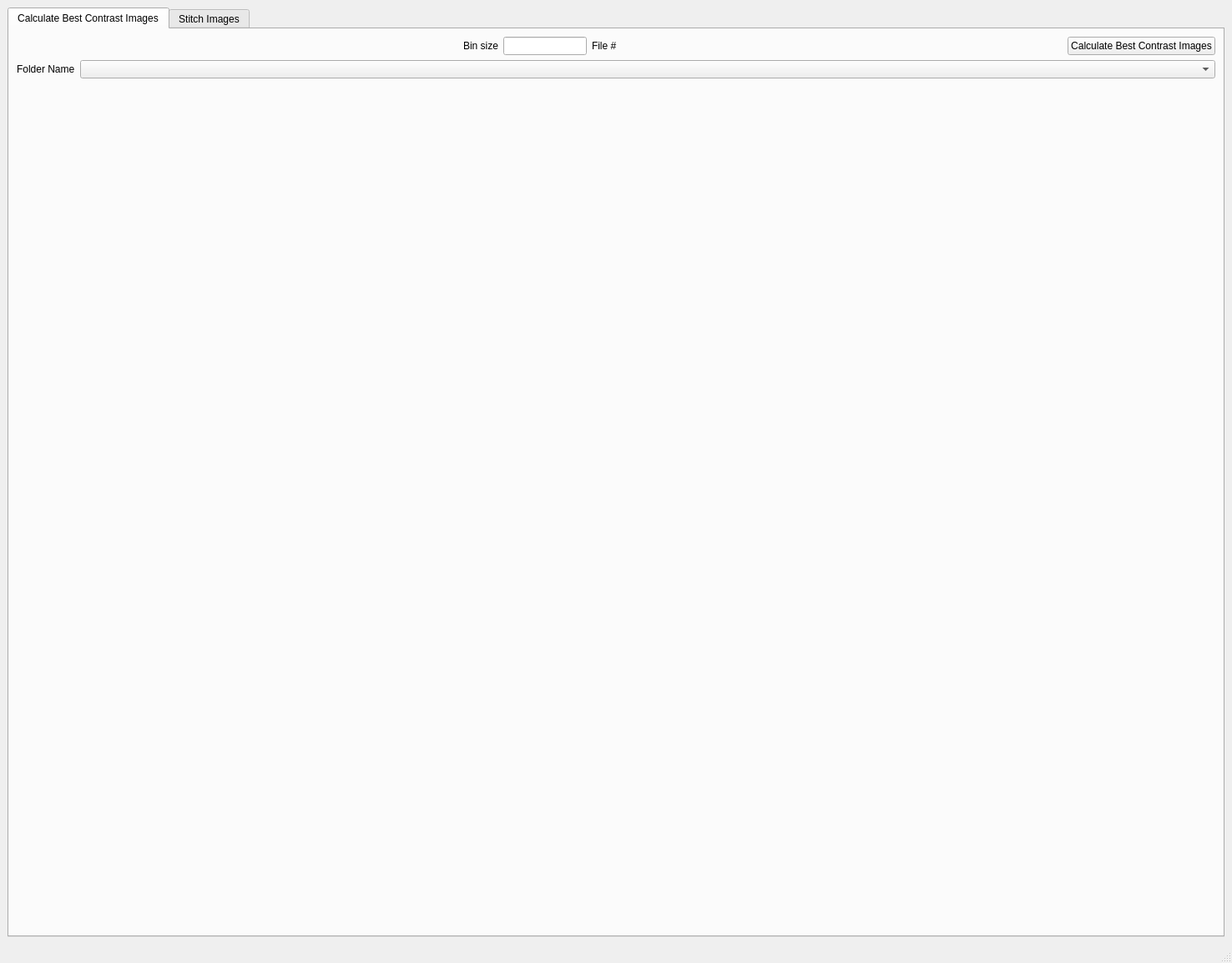
<?xml version="1.0" encoding="UTF-8"?>
<ui version="4.0">
 <class>MainWindow</class>
 <widget class="QMainWindow" name="MainWindow">
  <property name="geometry">
   <rect>
    <x>0</x>
    <y>0</y>
    <width>1476</width>
    <height>1154</height>
   </rect>
  </property>
  <property name="windowTitle">
   <string>MainWindow</string>
  </property>
  <widget class="QWidget" name="centralwidget">
   <layout class="QVBoxLayout" name="verticalLayout_10">
    <item>
     <widget class="QTabWidget" name="top_tabWidget">
      <property name="enabled">
       <bool>true</bool>
      </property>
      <property name="layoutDirection">
       <enum>Qt::LeftToRight</enum>
      </property>
      <property name="currentIndex">
       <number>0</number>
      </property>
      <widget class="QWidget" name="tab_3">
       <attribute name="title">
        <string>Calculate Best Contrast Images</string>
       </attribute>
       <layout class="QVBoxLayout" name="verticalLayout_8">
        <item>
         <layout class="QHBoxLayout" name="horizontalLayout_9">
          <item>
           <spacer name="horizontalSpacer_7">
            <property name="orientation">
             <enum>Qt::Horizontal</enum>
            </property>
            <property name="sizeHint" stdset="0">
             <size>
              <width>40</width>
              <height>20</height>
             </size>
            </property>
           </spacer>
          </item>
          <item>
           <widget class="QLabel" name="label_5">
            <property name="text">
             <string>Bin size</string>
            </property>
           </widget>
          </item>
          <item>
           <widget class="QLineEdit" name="selection_bin_size_value">
            <property name="minimumSize">
             <size>
              <width>100</width>
              <height>0</height>
             </size>
            </property>
            <property name="maximumSize">
             <size>
              <width>100</width>
              <height>16777215</height>
             </size>
            </property>
           </widget>
          </item>
          <item>
           <widget class="QLabel" name="selection_bin_size_units">
            <property name="text">
             <string>File #</string>
            </property>
           </widget>
          </item>
          <item>
           <spacer name="horizontalSpacer_10">
            <property name="orientation">
             <enum>Qt::Horizontal</enum>
            </property>
            <property name="sizeHint" stdset="0">
             <size>
              <width>40</width>
              <height>20</height>
             </size>
            </property>
           </spacer>
          </item>
          <item>
           <widget class="QPushButton" name="pushButton_3">
            <property name="text">
             <string>Calculate Best Contrast Images</string>
            </property>
           </widget>
          </item>
         </layout>
        </item>
        <item>
         <layout class="QHBoxLayout" name="horizontalLayout_3">
          <item>
           <widget class="QLabel" name="label">
            <property name="text">
             <string>Folder Name</string>
            </property>
           </widget>
          </item>
          <item>
           <widget class="QComboBox" name="list_folders_combobox">
            <property name="sizePolicy">
             <sizepolicy hsizetype="Expanding" vsizetype="Fixed">
              <horstretch>0</horstretch>
              <verstretch>0</verstretch>
             </sizepolicy>
            </property>
           </widget>
          </item>
         </layout>
        </item>
        <item>
         <widget class="QWidget" name="best_contrast_widget" native="true">
          <property name="sizePolicy">
           <sizepolicy hsizetype="Expanding" vsizetype="Expanding">
            <horstretch>0</horstretch>
            <verstretch>0</verstretch>
           </sizepolicy>
          </property>
         </widget>
        </item>
       </layout>
      </widget>
      <widget class="QWidget" name="tab_4">
       <attribute name="title">
        <string>Stitch Images</string>
       </attribute>
       <layout class="QVBoxLayout" name="verticalLayout_9">
        <item>
         <widget class="QSplitter" name="splitter">
          <property name="orientation">
           <enum>Qt::Vertical</enum>
          </property>
          <widget class="QWidget" name="">
           <layout class="QVBoxLayout" name="verticalLayout_3">
            <item>
             <layout class="QHBoxLayout" name="horizontalLayout_4">
              <item>
               <spacer name="horizontalSpacer">
                <property name="orientation">
                 <enum>Qt::Horizontal</enum>
                </property>
                <property name="sizeHint" stdset="0">
                 <size>
                  <width>40</width>
                  <height>20</height>
                 </size>
                </property>
               </spacer>
              </item>
              <item>
               <widget class="QCheckBox" name="from_to_checkbox">
                <property name="minimumSize">
                 <size>
                  <width>160</width>
                  <height>0</height>
                 </size>
                </property>
                <property name="maximumSize">
                 <size>
                  <width>160</width>
                  <height>16777215</height>
                 </size>
                </property>
                <property name="text">
                 <string>FROM -&gt; TO pointer</string>
                </property>
               </widget>
              </item>
              <item>
               <widget class="QPushButton" name="from_to_button">
                <property name="enabled">
                 <bool>false</bool>
                </property>
                <property name="text">
                 <string>Move image of active row FROM -&gt; TO</string>
                </property>
               </widget>
              </item>
              <item>
               <widget class="QLabel" name="from_to_error_label">
                <property name="palette">
                 <palette>
                  <active>
                   <colorrole role="WindowText">
                    <brush brushstyle="SolidPattern">
                     <color alpha="255">
                      <red>220</red>
                      <green>0</green>
                      <blue>14</blue>
                     </color>
                    </brush>
                   </colorrole>
                   <colorrole role="Text">
                    <brush brushstyle="SolidPattern">
                     <color alpha="255">
                      <red>220</red>
                      <green>0</green>
                      <blue>14</blue>
                     </color>
                    </brush>
                   </colorrole>
                  </active>
                  <inactive>
                   <colorrole role="WindowText">
                    <brush brushstyle="SolidPattern">
                     <color alpha="255">
                      <red>220</red>
                      <green>0</green>
                      <blue>14</blue>
                     </color>
                    </brush>
                   </colorrole>
                   <colorrole role="Text">
                    <brush brushstyle="SolidPattern">
                     <color alpha="255">
                      <red>220</red>
                      <green>0</green>
                      <blue>14</blue>
                     </color>
                    </brush>
                   </colorrole>
                  </inactive>
                  <disabled>
                   <colorrole role="WindowText">
                    <brush brushstyle="SolidPattern">
                     <color alpha="255">
                      <red>127</red>
                      <green>127</green>
                      <blue>127</blue>
                     </color>
                    </brush>
                   </colorrole>
                   <colorrole role="Text">
                    <brush brushstyle="SolidPattern">
                     <color alpha="255">
                      <red>127</red>
                      <green>127</green>
                      <blue>127</blue>
                     </color>
                    </brush>
                   </colorrole>
                  </disabled>
                 </palette>
                </property>
                <property name="text">
                 <string>Switch DISABLED for first image of table (reference image) or when FROM ROI is outside selected image!</string>
                </property>
               </widget>
              </item>
              <item>
               <spacer name="horizontalSpacer_3">
                <property name="orientation">
                 <enum>Qt::Horizontal</enum>
                </property>
                <property name="sizeHint" stdset="0">
                 <size>
                  <width>40</width>
                  <height>20</height>
                 </size>
                </property>
               </spacer>
              </item>
             </layout>
            </item>
            <item>
             <widget class="QSplitter" name="full_splitter">
              <property name="orientation">
               <enum>Qt::Vertical</enum>
              </property>
              <widget class="QSplitter" name="display_splitter">
               <property name="orientation">
                <enum>Qt::Vertical</enum>
               </property>
               <widget class="QWidget" name="stitched_widget" native="true"/>
               <widget class="QSplitter" name="profile_display_splitter">
                <property name="orientation">
                 <enum>Qt::Horizontal</enum>
                </property>
                <widget class="QGroupBox" name="groupBox">
                 <property name="title">
                  <string>Horizontal</string>
                 </property>
                 <layout class="QVBoxLayout" name="verticalLayout">
                  <item>
                   <widget class="QGroupBox" name="groupBox_3">
                    <property name="title">
                     <string>Profile</string>
                    </property>
                    <layout class="QVBoxLayout" name="verticalLayout_6">
                     <item>
                      <layout class="QHBoxLayout" name="horizontalLayout_5">
                       <item>
                        <widget class="QCheckBox" name="enable_horizontal_profile_checkbox">
                         <property name="text">
                          <string>Enable</string>
                         </property>
                         <property name="checked">
                          <bool>false</bool>
                         </property>
                        </widget>
                       </item>
                       <item>
                        <spacer name="horizontalSpacer_4">
                         <property name="orientation">
                          <enum>Qt::Horizontal</enum>
                         </property>
                         <property name="sizeHint" stdset="0">
                          <size>
                           <width>40</width>
                           <height>20</height>
                          </size>
                         </property>
                        </spacer>
                       </item>
                       <item>
                        <widget class="QLabel" name="horizontal_profile_label">
                         <property name="text">
                          <string>Width</string>
                         </property>
                        </widget>
                       </item>
                       <item>
                        <widget class="QSlider" name="horizontal_profile_width_slider">
                         <property name="orientation">
                          <enum>Qt::Horizontal</enum>
                         </property>
                        </widget>
                       </item>
                       <item>
                        <spacer name="horizontalSpacer_5">
                         <property name="orientation">
                          <enum>Qt::Horizontal</enum>
                         </property>
                         <property name="sizeHint" stdset="0">
                          <size>
                           <width>40</width>
                           <height>20</height>
                          </size>
                         </property>
                        </spacer>
                       </item>
                      </layout>
                     </item>
                     <item>
                      <widget class="QWidget" name="horizontal_profile_plot_widget" native="true">
                       <property name="sizePolicy">
                        <sizepolicy hsizetype="Preferred" vsizetype="Expanding">
                         <horstretch>0</horstretch>
                         <verstretch>0</verstretch>
                        </sizepolicy>
                       </property>
                      </widget>
                     </item>
                    </layout>
                   </widget>
                  </item>
                  <item>
                   <layout class="QHBoxLayout" name="horizontalLayout">
                    <property name="sizeConstraint">
                     <enum>QLayout::SetMinimumSize</enum>
                    </property>
                    <item>
                     <widget class="QPushButton" name="left_left_button">
                      <property name="styleSheet">
                       <string notr="true">border: None</string>
                      </property>
                      <property name="text">
                       <string/>
                      </property>
                      <property name="flat">
                       <bool>true</bool>
                      </property>
                     </widget>
                    </item>
                    <item>
                     <widget class="QPushButton" name="left_button">
                      <property name="styleSheet">
                       <string notr="true">border: None</string>
                      </property>
                      <property name="text">
                       <string/>
                      </property>
                      <property name="iconSize">
                       <size>
                        <width>150</width>
                        <height>150</height>
                       </size>
                      </property>
                      <property name="autoDefault">
                       <bool>false</bool>
                      </property>
                      <property name="default">
                       <bool>false</bool>
                      </property>
                      <property name="flat">
                       <bool>true</bool>
                      </property>
                     </widget>
                    </item>
                    <item>
                     <spacer name="horizontalSpacer_2">
                      <property name="orientation">
                       <enum>Qt::Horizontal</enum>
                      </property>
                      <property name="sizeType">
                       <enum>QSizePolicy::Expanding</enum>
                      </property>
                      <property name="sizeHint" stdset="0">
                       <size>
                        <width>37</width>
                        <height>17</height>
                       </size>
                      </property>
                     </spacer>
                    </item>
                    <item>
                     <widget class="QPushButton" name="right_button">
                      <property name="styleSheet">
                       <string notr="true">border: None</string>
                      </property>
                      <property name="text">
                       <string/>
                      </property>
                      <property name="flat">
                       <bool>true</bool>
                      </property>
                     </widget>
                    </item>
                    <item>
                     <widget class="QPushButton" name="right_right_button">
                      <property name="styleSheet">
                       <string notr="true">border: None</string>
                      </property>
                      <property name="text">
                       <string/>
                      </property>
                      <property name="flat">
                       <bool>true</bool>
                      </property>
                     </widget>
                    </item>
                   </layout>
                  </item>
                 </layout>
                </widget>
                <widget class="QGroupBox" name="groupBox_2">
                 <property name="title">
                  <string>Vertical</string>
                 </property>
                 <layout class="QHBoxLayout" name="horizontalLayout_2">
                  <item>
                   <widget class="QGroupBox" name="groupBox_4">
                    <property name="title">
                     <string>Profile</string>
                    </property>
                    <layout class="QVBoxLayout" name="verticalLayout_5">
                     <item>
                      <layout class="QHBoxLayout" name="horizontalLayout_7">
                       <item>
                        <widget class="QCheckBox" name="enable_vertical_profile_checkbox">
                         <property name="text">
                          <string>Enable</string>
                         </property>
                         <property name="checked">
                          <bool>false</bool>
                         </property>
                        </widget>
                       </item>
                       <item>
                        <spacer name="horizontalSpacer_8">
                         <property name="orientation">
                          <enum>Qt::Horizontal</enum>
                         </property>
                         <property name="sizeHint" stdset="0">
                          <size>
                           <width>40</width>
                           <height>20</height>
                          </size>
                         </property>
                        </spacer>
                       </item>
                       <item>
                        <widget class="QLabel" name="vertical_profile_label">
                         <property name="text">
                          <string>Width</string>
                         </property>
                        </widget>
                       </item>
                       <item>
                        <widget class="QSlider" name="vertical_profile_width_slider">
                         <property name="orientation">
                          <enum>Qt::Horizontal</enum>
                         </property>
                        </widget>
                       </item>
                       <item>
                        <spacer name="horizontalSpacer_9">
                         <property name="orientation">
                          <enum>Qt::Horizontal</enum>
                         </property>
                         <property name="sizeHint" stdset="0">
                          <size>
                           <width>40</width>
                           <height>20</height>
                          </size>
                         </property>
                        </spacer>
                       </item>
                      </layout>
                     </item>
                     <item>
                      <widget class="QWidget" name="vertical_profile_plot_widget" native="true">
                       <property name="sizePolicy">
                        <sizepolicy hsizetype="Expanding" vsizetype="Expanding">
                         <horstretch>0</horstretch>
                         <verstretch>0</verstretch>
                        </sizepolicy>
                       </property>
                      </widget>
                     </item>
                    </layout>
                   </widget>
                  </item>
                  <item>
                   <layout class="QVBoxLayout" name="verticalLayout_2">
                    <item>
                     <widget class="QPushButton" name="up_up_button">
                      <property name="styleSheet">
                       <string notr="true">border: None</string>
                      </property>
                      <property name="text">
                       <string/>
                      </property>
                      <property name="flat">
                       <bool>true</bool>
                      </property>
                     </widget>
                    </item>
                    <item>
                     <widget class="QPushButton" name="up_button">
                      <property name="styleSheet">
                       <string notr="true">border: None</string>
                      </property>
                      <property name="text">
                       <string/>
                      </property>
                      <property name="flat">
                       <bool>true</bool>
                      </property>
                     </widget>
                    </item>
                    <item>
                     <spacer name="verticalSpacer">
                      <property name="orientation">
                       <enum>Qt::Vertical</enum>
                      </property>
                      <property name="sizeHint" stdset="0">
                       <size>
                        <width>20</width>
                        <height>40</height>
                       </size>
                      </property>
                     </spacer>
                    </item>
                    <item>
                     <widget class="QPushButton" name="down_button">
                      <property name="styleSheet">
                       <string notr="true">border: None</string>
                      </property>
                      <property name="text">
                       <string/>
                      </property>
                      <property name="flat">
                       <bool>true</bool>
                      </property>
                     </widget>
                    </item>
                    <item>
                     <widget class="QPushButton" name="down_down_button">
                      <property name="styleSheet">
                       <string notr="true">border: None</string>
                      </property>
                      <property name="text">
                       <string/>
                      </property>
                      <property name="flat">
                       <bool>true</bool>
                      </property>
                     </widget>
                    </item>
                   </layout>
                  </item>
                 </layout>
                </widget>
               </widget>
              </widget>
             </widget>
            </item>
           </layout>
          </widget>
          <widget class="QTabWidget" name="tabWidget">
           <property name="currentIndex">
            <number>0</number>
           </property>
           <widget class="QWidget" name="tab">
            <attribute name="title">
             <string>Step 1 - Coarse Alignment</string>
            </attribute>
            <layout class="QVBoxLayout" name="verticalLayout_7">
             <item>
              <widget class="QTableWidget" name="tableWidget_2">
               <column>
                <property name="text">
                 <string>Folder Name</string>
                </property>
               </column>
               <column>
                <property name="text">
                 <string>Row</string>
                </property>
               </column>
               <column>
                <property name="text">
                 <string>New Column</string>
                </property>
               </column>
               <column>
                <property name="text">
                 <string>Visible?</string>
                </property>
               </column>
              </widget>
             </item>
             <item>
              <widget class="QPushButton" name="pushButton_2">
               <property name="text">
                <string>Validate Coarse Alignment and Go to Step 2</string>
               </property>
              </widget>
             </item>
            </layout>
           </widget>
           <widget class="QWidget" name="tab_2">
            <attribute name="title">
             <string>Step 2 - Fine Alignment</string>
            </attribute>
            <layout class="QVBoxLayout" name="verticalLayout_4">
             <item>
              <layout class="QHBoxLayout" name="horizontalLayout_8">
               <item>
                <spacer name="horizontalSpacer_6">
                 <property name="orientation">
                  <enum>Qt::Horizontal</enum>
                 </property>
                 <property name="sizeType">
                  <enum>QSizePolicy::Minimum</enum>
                 </property>
                 <property name="sizeHint" stdset="0">
                  <size>
                   <width>37</width>
                   <height>10</height>
                  </size>
                 </property>
                </spacer>
               </item>
               <item>
                <widget class="QPushButton" name="reset_table_button">
                 <property name="maximumSize">
                  <size>
                   <width>150</width>
                   <height>16777215</height>
                  </size>
                 </property>
                 <property name="text">
                  <string>Reset Table</string>
                 </property>
                </widget>
               </item>
              </layout>
             </item>
             <item>
              <widget class="QTableWidget" name="tableWidget">
               <property name="alternatingRowColors">
                <bool>true</bool>
               </property>
               <property name="selectionMode">
                <enum>QAbstractItemView::SingleSelection</enum>
               </property>
               <property name="selectionBehavior">
                <enum>QAbstractItemView::SelectRows</enum>
               </property>
               <column>
                <property name="text">
                 <string>file name</string>
                </property>
               </column>
               <column>
                <property name="text">
                 <string>x offset</string>
                </property>
               </column>
               <column>
                <property name="text">
                 <string>y offset</string>
                </property>
               </column>
               <column>
                <property name="text">
                 <string>visible ?</string>
                </property>
               </column>
              </widget>
             </item>
             <item>
              <widget class="QFrame" name="frame">
               <property name="frameShape">
                <enum>QFrame::StyledPanel</enum>
               </property>
               <property name="frameShadow">
                <enum>QFrame::Raised</enum>
               </property>
               <layout class="QHBoxLayout" name="horizontalLayout_6">
                <item>
                 <widget class="QPushButton" name="pushButton">
                  <property name="text">
                   <string>Automatically stitch all TOF images using those offset parameters</string>
                  </property>
                 </widget>
                </item>
                <item>
                 <widget class="QPushButton" name="export_panoramic_images_button">
                  <property name="enabled">
                   <bool>false</bool>
                  </property>
                  <property name="maximumSize">
                   <size>
                    <width>200</width>
                    <height>16777215</height>
                   </size>
                  </property>
                  <property name="text">
                   <string>Export Panoramic Images ...</string>
                  </property>
                 </widget>
                </item>
               </layout>
              </widget>
             </item>
            </layout>
           </widget>
          </widget>
         </widget>
        </item>
       </layout>
      </widget>
     </widget>
    </item>
   </layout>
  </widget>
  <widget class="QMenuBar" name="menubar">
   <property name="geometry">
    <rect>
     <x>0</x>
     <y>0</y>
     <width>1476</width>
     <height>22</height>
    </rect>
   </property>
  </widget>
  <widget class="QStatusBar" name="statusbar"/>
 </widget>
 <resources/>
 <connections>
  <connection>
   <sender>tableWidget</sender>
   <signal>cellChanged(int,int)</signal>
   <receiver>MainWindow</receiver>
   <slot>table_of_offset_cell_changed()</slot>
   <hints>
    <hint type="sourcelabel">
     <x>414</x>
     <y>690</y>
    </hint>
    <hint type="destinationlabel">
     <x>7</x>
     <y>668</y>
    </hint>
   </hints>
  </connection>
  <connection>
   <sender>tableWidget</sender>
   <signal>itemSelectionChanged()</signal>
   <receiver>MainWindow</receiver>
   <slot>table_of_offset_selection_changed()</slot>
   <hints>
    <hint type="sourcelabel">
     <x>229</x>
     <y>720</y>
    </hint>
    <hint type="destinationlabel">
     <x>7</x>
     <y>817</y>
    </hint>
   </hints>
  </connection>
  <connection>
   <sender>from_to_checkbox</sender>
   <signal>clicked(bool)</signal>
   <receiver>MainWindow</receiver>
   <slot>from_to_checkbox_checked()</slot>
   <hints>
    <hint type="sourcelabel">
     <x>320</x>
     <y>51</y>
    </hint>
    <hint type="destinationlabel">
     <x>7</x>
     <y>106</y>
    </hint>
   </hints>
  </connection>
  <connection>
   <sender>from_to_button</sender>
   <signal>clicked()</signal>
   <receiver>MainWindow</receiver>
   <slot>from_to_button_pushed()</slot>
   <hints>
    <hint type="sourcelabel">
     <x>695</x>
     <y>45</y>
    </hint>
    <hint type="destinationlabel">
     <x>8</x>
     <y>181</y>
    </hint>
   </hints>
  </connection>
  <connection>
   <sender>enable_horizontal_profile_checkbox</sender>
   <signal>clicked(bool)</signal>
   <receiver>MainWindow</receiver>
   <slot>enable_horizontal_profile_checked()</slot>
   <hints>
    <hint type="sourcelabel">
     <x>86</x>
     <y>205</y>
    </hint>
    <hint type="destinationlabel">
     <x>5</x>
     <y>142</y>
    </hint>
   </hints>
  </connection>
  <connection>
   <sender>left_left_button</sender>
   <signal>pressed()</signal>
   <receiver>MainWindow</receiver>
   <slot>left_left_button_pressed()</slot>
   <hints>
    <hint type="sourcelabel">
     <x>62</x>
     <y>496</y>
    </hint>
    <hint type="destinationlabel">
     <x>4</x>
     <y>549</y>
    </hint>
   </hints>
  </connection>
  <connection>
   <sender>left_left_button</sender>
   <signal>released()</signal>
   <receiver>MainWindow</receiver>
   <slot>left_left_button_released()</slot>
   <hints>
    <hint type="sourcelabel">
     <x>62</x>
     <y>496</y>
    </hint>
    <hint type="destinationlabel">
     <x>6</x>
     <y>589</y>
    </hint>
   </hints>
  </connection>
  <connection>
   <sender>left_button</sender>
   <signal>pressed()</signal>
   <receiver>MainWindow</receiver>
   <slot>left_button_pressed()</slot>
   <hints>
    <hint type="sourcelabel">
     <x>111</x>
     <y>496</y>
    </hint>
    <hint type="destinationlabel">
     <x>7</x>
     <y>452</y>
    </hint>
   </hints>
  </connection>
  <connection>
   <sender>left_button</sender>
   <signal>released()</signal>
   <receiver>MainWindow</receiver>
   <slot>left_button_released()</slot>
   <hints>
    <hint type="sourcelabel">
     <x>111</x>
     <y>496</y>
    </hint>
    <hint type="destinationlabel">
     <x>5</x>
     <y>624</y>
    </hint>
   </hints>
  </connection>
  <connection>
   <sender>right_button</sender>
   <signal>pressed()</signal>
   <receiver>MainWindow</receiver>
   <slot>right_button_pressed()</slot>
   <hints>
    <hint type="sourcelabel">
     <x>707</x>
     <y>496</y>
    </hint>
    <hint type="destinationlabel">
     <x>1616</x>
     <y>682</y>
    </hint>
   </hints>
  </connection>
  <connection>
   <sender>right_button</sender>
   <signal>released()</signal>
   <receiver>MainWindow</receiver>
   <slot>right_button_released()</slot>
   <hints>
    <hint type="sourcelabel">
     <x>707</x>
     <y>496</y>
    </hint>
    <hint type="destinationlabel">
     <x>1615</x>
     <y>753</y>
    </hint>
   </hints>
  </connection>
  <connection>
   <sender>right_right_button</sender>
   <signal>pressed()</signal>
   <receiver>MainWindow</receiver>
   <slot>right_right_button_pressed()</slot>
   <hints>
    <hint type="sourcelabel">
     <x>756</x>
     <y>496</y>
    </hint>
    <hint type="destinationlabel">
     <x>1618</x>
     <y>617</y>
    </hint>
   </hints>
  </connection>
  <connection>
   <sender>right_right_button</sender>
   <signal>released()</signal>
   <receiver>MainWindow</receiver>
   <slot>right_right_button_released()</slot>
   <hints>
    <hint type="sourcelabel">
     <x>756</x>
     <y>496</y>
    </hint>
    <hint type="destinationlabel">
     <x>1619</x>
     <y>562</y>
    </hint>
   </hints>
  </connection>
  <connection>
   <sender>down_down_button</sender>
   <signal>pressed()</signal>
   <receiver>MainWindow</receiver>
   <slot>down_down_button_pressed()</slot>
   <hints>
    <hint type="sourcelabel">
     <x>1638</x>
     <y>497</y>
    </hint>
    <hint type="destinationlabel">
     <x>1617</x>
     <y>832</y>
    </hint>
   </hints>
  </connection>
  <connection>
   <sender>down_down_button</sender>
   <signal>released()</signal>
   <receiver>MainWindow</receiver>
   <slot>down_down_button_released()</slot>
   <hints>
    <hint type="sourcelabel">
     <x>1638</x>
     <y>497</y>
    </hint>
    <hint type="destinationlabel">
     <x>1618</x>
     <y>525</y>
    </hint>
   </hints>
  </connection>
  <connection>
   <sender>down_button</sender>
   <signal>pressed()</signal>
   <receiver>MainWindow</receiver>
   <slot>down_button_pressed()</slot>
   <hints>
    <hint type="sourcelabel">
     <x>1638</x>
     <y>467</y>
    </hint>
    <hint type="destinationlabel">
     <x>1617</x>
     <y>473</y>
    </hint>
   </hints>
  </connection>
  <connection>
   <sender>down_button</sender>
   <signal>released()</signal>
   <receiver>MainWindow</receiver>
   <slot>down_button_released()</slot>
   <hints>
    <hint type="sourcelabel">
     <x>1638</x>
     <y>467</y>
    </hint>
    <hint type="destinationlabel">
     <x>1618</x>
     <y>505</y>
    </hint>
   </hints>
  </connection>
  <connection>
   <sender>up_button</sender>
   <signal>pressed()</signal>
   <receiver>MainWindow</receiver>
   <slot>up_button_pressed()</slot>
   <hints>
    <hint type="sourcelabel">
     <x>1623</x>
     <y>213</y>
    </hint>
    <hint type="destinationlabel">
     <x>1616</x>
     <y>256</y>
    </hint>
   </hints>
  </connection>
  <connection>
   <sender>up_button</sender>
   <signal>released()</signal>
   <receiver>MainWindow</receiver>
   <slot>up_button_released()</slot>
   <hints>
    <hint type="sourcelabel">
     <x>1613</x>
     <y>217</y>
    </hint>
    <hint type="destinationlabel">
     <x>1616</x>
     <y>325</y>
    </hint>
   </hints>
  </connection>
  <connection>
   <sender>up_up_button</sender>
   <signal>pressed()</signal>
   <receiver>MainWindow</receiver>
   <slot>up_up_button_pressed()</slot>
   <hints>
    <hint type="sourcelabel">
     <x>1635</x>
     <y>184</y>
    </hint>
    <hint type="destinationlabel">
     <x>1618</x>
     <y>199</y>
    </hint>
   </hints>
  </connection>
  <connection>
   <sender>up_up_button</sender>
   <signal>released()</signal>
   <receiver>MainWindow</receiver>
   <slot>up_up_button_released()</slot>
   <hints>
    <hint type="sourcelabel">
     <x>1634</x>
     <y>187</y>
    </hint>
    <hint type="destinationlabel">
     <x>1620</x>
     <y>162</y>
    </hint>
   </hints>
  </connection>
  <connection>
   <sender>enable_vertical_profile_checkbox</sender>
   <signal>clicked(bool)</signal>
   <receiver>MainWindow</receiver>
   <slot>enable_vertical_profile_checked()</slot>
   <hints>
    <hint type="sourcelabel">
     <x>875</x>
     <y>213</y>
    </hint>
    <hint type="destinationlabel">
     <x>833</x>
     <y>590</y>
    </hint>
   </hints>
  </connection>
  <connection>
   <sender>horizontal_profile_width_slider</sender>
   <signal>sliderMoved(int)</signal>
   <receiver>MainWindow</receiver>
   <slot>horizontal_profile_slider_changed()</slot>
   <hints>
    <hint type="sourcelabel">
     <x>544</x>
     <y>214</y>
    </hint>
    <hint type="destinationlabel">
     <x>6</x>
     <y>310</y>
    </hint>
   </hints>
  </connection>
  <connection>
   <sender>vertical_profile_width_slider</sender>
   <signal>sliderMoved(int)</signal>
   <receiver>MainWindow</receiver>
   <slot>vertical_profile_slider_changed()</slot>
   <hints>
    <hint type="sourcelabel">
     <x>1353</x>
     <y>214</y>
    </hint>
    <hint type="destinationlabel">
     <x>1663</x>
     <y>295</y>
    </hint>
   </hints>
  </connection>
  <connection>
   <sender>pushButton</sender>
   <signal>clicked()</signal>
   <receiver>MainWindow</receiver>
   <slot>automatically_stitch_all_other_images_button_clicked()</slot>
   <hints>
    <hint type="sourcelabel">
     <x>923</x>
     <y>1132</y>
    </hint>
    <hint type="destinationlabel">
     <x>1662</x>
     <y>1099</y>
    </hint>
   </hints>
  </connection>
  <connection>
   <sender>export_panoramic_images_button</sender>
   <signal>clicked()</signal>
   <receiver>MainWindow</receiver>
   <slot>export_panoramic_images_button_clicked()</slot>
   <hints>
    <hint type="sourcelabel">
     <x>1547</x>
     <y>1124</y>
    </hint>
    <hint type="destinationlabel">
     <x>1660</x>
     <y>1148</y>
    </hint>
   </hints>
  </connection>
  <connection>
   <sender>reset_table_button</sender>
   <signal>clicked()</signal>
   <receiver>MainWindow</receiver>
   <slot>reset_table_button_clicked()</slot>
   <hints>
    <hint type="sourcelabel">
     <x>1540</x>
     <y>541</y>
    </hint>
    <hint type="destinationlabel">
     <x>1662</x>
     <y>508</y>
    </hint>
   </hints>
  </connection>
 </connections>
 <slots>
  <slot>list_folder_combobox_value_changed()</slot>
  <slot>table_of_offset_cell_changed()</slot>
  <slot>table_of_offset_selection_changed()</slot>
  <slot>from_to_checkbox_checked()</slot>
  <slot>from_to_button_pushed()</slot>
  <slot>enable_horizontal_profile_checked()</slot>
  <slot>enable_vertical_profile_checked()</slot>
  <slot>left_left_button_pressed()</slot>
  <slot>left_left_button_released()</slot>
  <slot>left_button_pressed()</slot>
  <slot>left_button_released()</slot>
  <slot>right_button_pressed()</slot>
  <slot>right_button_released()</slot>
  <slot>right_right_button_pressed()</slot>
  <slot>right_right_button_released()</slot>
  <slot>up_button_pressed()</slot>
  <slot>up_button_released()</slot>
  <slot>up_up_button_pressed()</slot>
  <slot>up_up_button_released()</slot>
  <slot>down_button_released()</slot>
  <slot>down_down_button_pressed()</slot>
  <slot>down_down_button_released()</slot>
  <slot>down_button_pressed()</slot>
  <slot>horizontal_profile_slider_changed()</slot>
  <slot>vertical_profile_slider_changed()</slot>
  <slot>automatically_stitch_all_other_images_button_clicked()</slot>
  <slot>export_panoramic_images_button_clicked()</slot>
  <slot>reset_table_button_clicked()</slot>
 </slots>
</ui>
